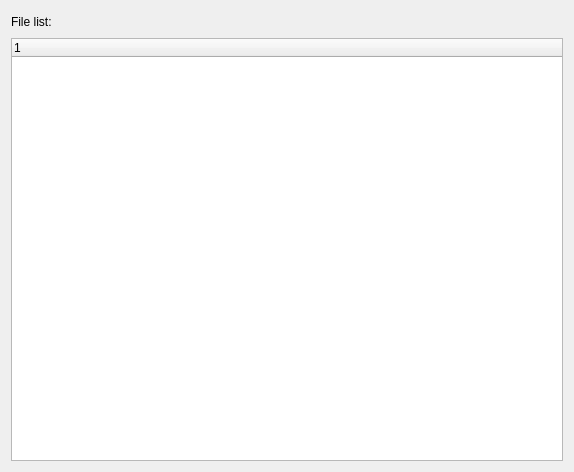
<?xml version="1.0" encoding="UTF-8"?>
<ui version="4.0">
 <class>fileTree</class>
 <widget class="QDialog" name="fileTree">
  <property name="geometry">
   <rect>
    <x>0</x>
    <y>0</y>
    <width>574</width>
    <height>472</height>
   </rect>
  </property>
  <property name="windowTitle">
   <string>Dialog</string>
  </property>
  <layout class="QVBoxLayout" name="verticalLayout_2">
   <item>
    <layout class="QVBoxLayout" name="verticalLayout" stretch="1,20">
     <item>
      <widget class="QLabel" name="fileLabel">
       <property name="text">
        <string>File list:</string>
       </property>
      </widget>
     </item>
     <item>
      <widget class="fileTreeWidget" name="treeWidget"/>
     </item>
    </layout>
   </item>
  </layout>
 </widget>
 <customwidgets>
  <customwidget>
   <class>fileTreeWidget</class>
   <extends>QTreeWidget</extends>
   <header>filetreewidget.h</header>
  </customwidget>
 </customwidgets>
 <resources/>
 <connections/>
</ui>
